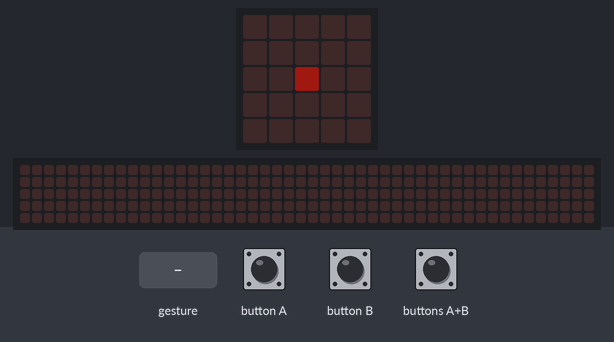
This program was run on a simulated BBC micro:bit (MakeCode). On the bench: the board's 5×5 LED display, a strip that is not on the board, showing the scrolling text unrolled. The inputs (shaded band) are chosen by the test bench. Dim RGB values are drawn brighter than linear; a tilt is held for 1.5 s and a shake lasts 1 s, then the board lies face up again; the 48×5 strip is a reading aid, not a part: it shows the text the display is scrolling, unrolled, one strip-width of it at a time.

Above: at 1.2 s.
1.3 s: gesture 'shake'
At 1.9 s:
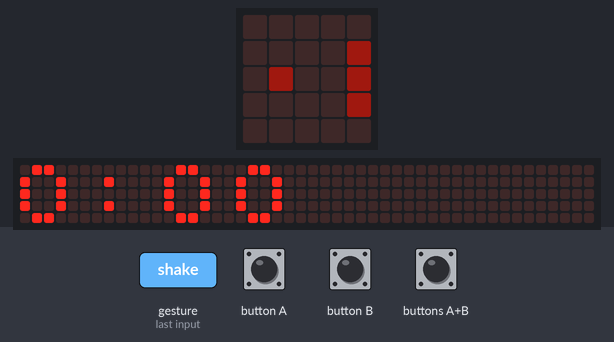
At 5.93 s:
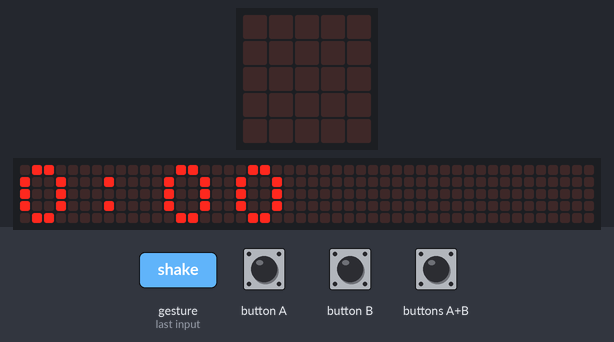
Timing chart, 0 to 7.4 s (numbered marks = the images above; inputs shaded):
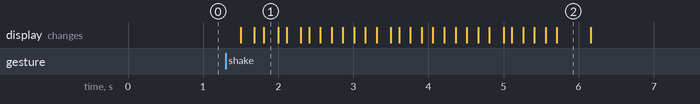

The program:

main.ts
```typescript
let hours = 0
let ampm = false
let minutes = 0
let adjust = 0
let time = ""
let dodo = 0
input.onButtonPressed(Button.A, function () {
    if (hours < 23) {
        hours += 1
    } else {
        hours = 0
    }
})
input.onButtonPressed(Button.AB, function () {
    ampm = !(ampm)
})
input.onButtonPressed(Button.B, function () {
    if (minutes < 59) {
        minutes += 1
    } else {
        minutes = 0
    }
})
input.onGesture(Gesture.Shake, function () {
    adjust = hours
    if (ampm) {
        if (hours > 12) {
            adjust = hours - 12
        } else if (hours == 0) {
            adjust = 12
        }
    }
    time = "" + adjust
    time = "" + time + ":"
    if (minutes < 10) {
        time = "" + time + "0"
    }
    time = "" + time + ("" + minutes)
    if (ampm) {
        if (hours > 11) {
            time = "" + time + "PM"
        } else {
            time = "" + time + "AM"
        }
    }
    led.setBrightness(255)
    basic.showString(time)
})
basic.forever(function () {
    basic.pause(60000)
    if (minutes < 59) {
        minutes += 1
    } else {
        minutes = 0
        if (hours < 23) {
            hours += 1
        } else {
            hours = 0
        }
    }
})
basic.forever(function () {
    if (hours < 8 || hours >= 20) {
        dodo = 1
        if (hours == 7 && minutes >= 40) {
            dodo = 2
        }
    } else {
        dodo = 0
    }
    if (dodo == 1) {
        led.setBrightness(33)
        basic.showLeds(`
            . . . . .
            . . . . .
            . . # . .
            . . . . .
            . . . . .
            `)
    } else {
        if (dodo == 2) {
            basic.showIcon(IconNames.Happy)
        } else {
            led.setBrightness(130)
            basic.showIcon(IconNames.Heart)
        }
    }
})
```

test.ts
```typescript
// les tests vont ici ; cela ne sera pas compilé si ce paquet est utilisé en tant qu'extension.
```

Measured:
- after the input at 1.3 s, the display: first changes after 0.20 s (image 1 shows a later state)
- what the display in image 2 shows lasts 0.5 s, from 5.7 s to 6.2 s
